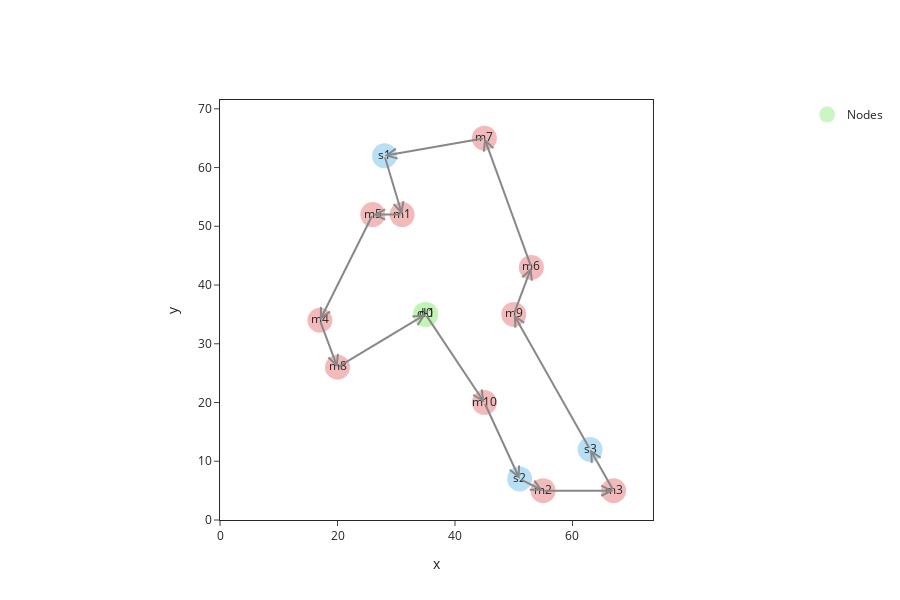

Source (notebook cell):
### Code cell
plot_interactive_graph(m.data['V'], e=e)

### Figure 1 — Plotly figure (JSON) as saved in the notebook; plotly's stock layout.template omitted (floating-point values rounded to 4 significant figures)
{"data": [{"customdata": ["start depot", "terminal depot", "charging station", "charging station", "charging station", "customer", "customer", "customer", "customer", "customer", "customer", "customer", "customer", "customer", "customer"], "hoverinfo": "none", "hovertemplate": "<b>%{text}</b>: %{customdata}<br>X: %{x}<br>Y: %{y}", "marker": {"color": ["rgba(191, 243, 180, 0.8)", "rgba(191, 243, 180, 0.8)", "rgba(167, 215, 241, 0.8)", "rgba(167, 215, 241, 0.8)", "rgba(167, 215, 241, 0.8)", "rgba(240, 169, 171, 0.8)", "rgba(240, 169, 171, 0.8)", "rgba(240, 169, 171, 0.8)", "rgba(240, 169, 171, 0.8)", "rgba(240, 169, 171, 0.8)", "rgba(240, 169, 171, 0.8)", "rgba(240, 169, 171, 0.8)", "rgba(240, 169, 171, 0.8)", "rgba(240, 169, 171, 0.8)", "rgba(240, 169, 171, 0.8)"], "size": 25}, "mode": "markers+text", "name": "Nodes", "showlegend": true, "text": ["d0", "d-1", "s1", "s2", "s3", "m1", "m2", "m3", "m4", "m5", "m6", "m7", "m8", "m9", "m10"], "type": "scatter", "x": [35, 35, 28, 51, 63, 31, 55, 67, 17, 26, 53, 45, 20, 50, 45], "y": [35, 35, 62, 7, 12, 52, 5, 5, 34, 52, 43, 65, 26, 35, 20]}], "layout": {"annotations": [{"arrowcolor": "#888", "arrowhead": 5, "arrowsize": 1, "arrowwidth": 2, "ax": 20, "axref": "x", "ay": 26, "ayref": "y", "showarrow": true, "text": "", "x": 35, "xref": "x", "y": 35, "yref": "y"}, {"arrowcolor": "#888", "arrowhead": 5, "arrowsize": 1, "arrowwidth": 2, "ax": 35, "axref": "x", "ay": 35, "ayref": "y", "showarrow": true, "text": "", "x": 35, "xref": "x", "y": 35, "yref": "y"}, {"arrowcolor": "#888", "arrowhead": 5, "arrowsize": 1, "arrowwidth": 2, "ax": 45, "axref": "x", "ay": 65, "ayref": "y", "showarrow": true, "text": "", "x": 28, "xref": "x", "y": 62, "yref": "y"}, {"arrowcolor": "#888", "arrowhead": 5, "arrowsize": 1, "arrowwidth": 2, "ax": 45, "axref": "x", "ay": 20, "ayref": "y", "showarrow": true, "text": "", "x": 51, "xref": "x", "y": 7, "yref": "y"}, {"arrowcolor": "#888", "arrowhead": 5, "arrowsize": 1, "arrowwidth": 2, "ax": 67, "axref": "x", "ay": 5, "ayref": "y", "showarrow": true, "text": "", "x": 63, "xref": "x", "y": 12, "yref": "y"}, {"arrowcolor": "#888", "arrowhead": 5, "arrowsize": 1, "arrowwidth": 2, "ax": 28, "axref": "x", "ay": 62, "ayref": "y", "showarrow": true, "text": "", "x": 31, "xref": "x", "y": 52, "yref": "y"}, {"arrowcolor": "#888", "arrowhead": 5, "arrowsize": 1, "arrowwidth": 2, "ax": 51, "axref": "x", "ay": 7, "ayref": "y", "showarrow": true, "text": "", "x": 55, "xref": "x", "y": 5, "yref": "y"}, {"arrowcolor": "#888", "arrowhead": 5, "arrowsize": 1, "arrowwidth": 2, "ax": 55, "axref": "x", "ay": 5, "ayref": "y", "showarrow": true, "text": "", "x": 67, "xref": "x", "y": 5, "yref": "y"}, {"arrowcolor": "#888", "arrowhead": 5, "arrowsize": 1, "arrowwidth": 2, "ax": 26, "axref": "x", "ay": 52, "ayref": "y", "showarrow": true, "text": "", "x": 17, "xref": "x", "y": 34, "yref": "y"}, {"arrowcolor": "#888", "arrowhead": 5, "arrowsize": 1, "arrowwidth": 2, "ax": 31, "axref": "x", "ay": 52, "ayref": "y", "showarrow": true, "text": "", "x": 26, "xref": "x", "y": 52, "yref": "y"}, {"arrowcolor": "#888", "arrowhead": 5, "arrowsize": 1, "arrowwidth": 2, "ax": 50, "axref": "x", "ay": 35, "ayref": "y", "showarrow": true, "text": "", "x": 53, "xref": "x", "y": 43, "yref": "y"}, {"arrowcolor": "#888", "arrowhead": 5, "arrowsize": 1, "arrowwidth": 2, "ax": 53, "axref": "x", "ay": 43, "ayref": "y", "showarrow": true, "text": "", "x": 45, "xref": "x", "y": 65, "yref": "y"}, {"arrowcolor": "#888", "arrowhead": 5, "arrowsize": 1, "arrowwidth": 2, "ax": 17, "axref": "x", "ay": 34, "ayref": "y", "showarrow": true, "text": "", "x": 20, "xref": "x", "y": 26, "yref": "y"}, {"arrowcolor": "#888", "arrowhead": 5, "arrowsize": 1, "arrowwidth": 2, "ax": 63, "axref": "x", "ay": 12, "ayref": "y", "showarrow": true, "text": "", "x": 50, "xref": "x", "y": 35, "yref": "y"}, {"arrowcolor": "#888", "arrowhead": 5, "arrowsize": 1, "arrowwidth": 2, "ax": 35, "axref": "x", "ay": 35, "ayref": "y", "showarrow": true, "text": "", "x": 45, "xref": "x", "y": 20, "yref": "y"}], "height": 600, "showlegend": true, "xaxis": {"anchor": "y", "constrain": "domain", "domain": [0.0, 1.0], "mirror": true, "range": [0, 73.7], "showline": true, "ticks": "outside", "title": {"text": "x"}}, "yaxis": {"anchor": "x", "domain": [0.0, 1.0], "mirror": true, "range": [0, 71.5], "scaleanchor": "x", "scaleratio": 1, "showline": true, "ticks": "outside", "title": {"text": "y"}}}}
